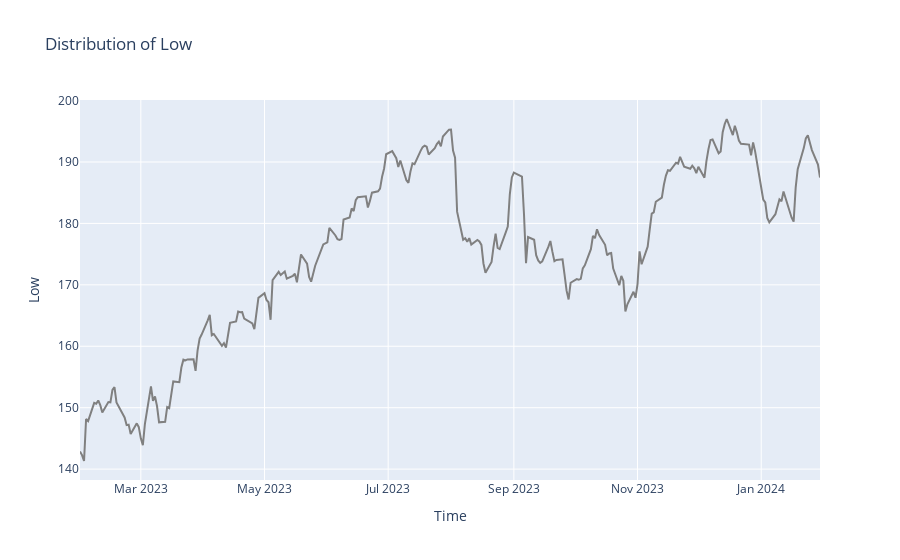

This figure's notebook cell:
### Code cell
# check distribution of Low
fig5 = go.Figure()
fig5.add_trace(go.Line(x = dataset.index, y = dataset['Low'], marker = dict(color = 'gray')))
fig5.update_layout(title = 'Distribution of Low', xaxis_title = 'Time', yaxis_title = 'Low', height = 500)
fig5.show()

### Figure 1 — Plotly figure (JSON) as saved in the notebook; plotly's stock layout.template omitted (floating-point values rounded to 4 significant figures; data arrays with more than 128 entries replaced by an {"elided": "..."} marker saying what was removed)
{"data": [{"marker": {"color": "gray"}, "type": "scatter", "x": {"elided": "252 str values"}, "y": {"elided": "252 float values"}}], "layout": {"autosize": true, "title": {"text": "Distribution of Low"}, "xaxis": {"autorange": true, "range": ["2023-01-30", "2024-01-30"], "title": {"text": "Time"}, "type": "date"}, "yaxis": {"autorange": true, "range": [138.2, 200.1], "title": {"text": "Low"}, "type": "linear"}}}
